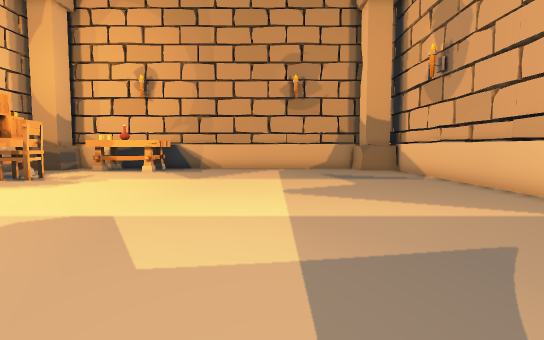
View 1 (above)

13 first-person views from a walk through a Unity game level. The camera is 1.2 m above the floor, tilts 4° down and sees 80° across. The floor is counted in squares, 1 m on a side. Each view is taken from the middle of a square. On the plan, view 1 faces up. The plan holds only what a view shows up to about 14 squares ahead; the rest is blank.

View 2
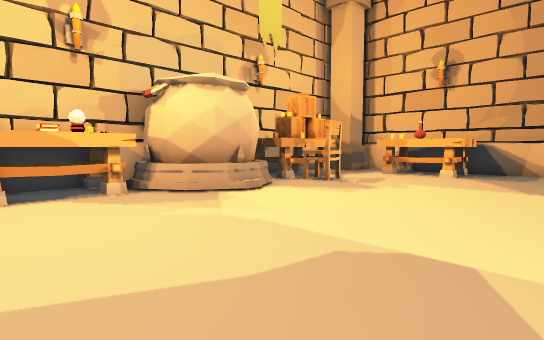

View 3
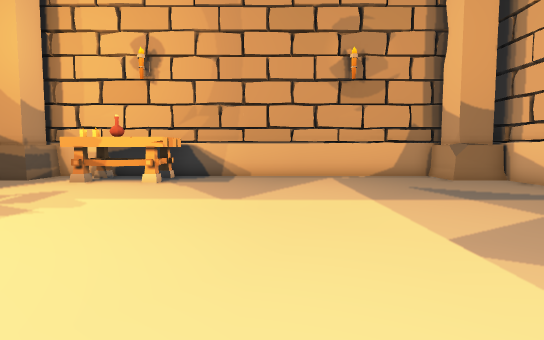

View 4
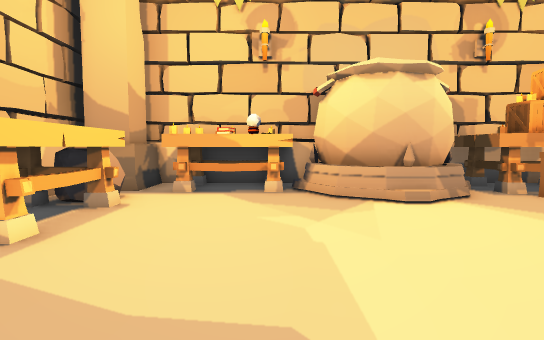

View 5
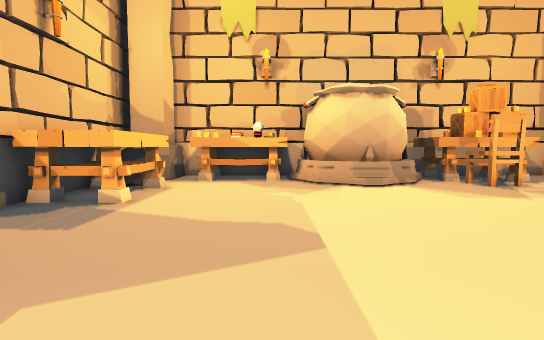

View 6
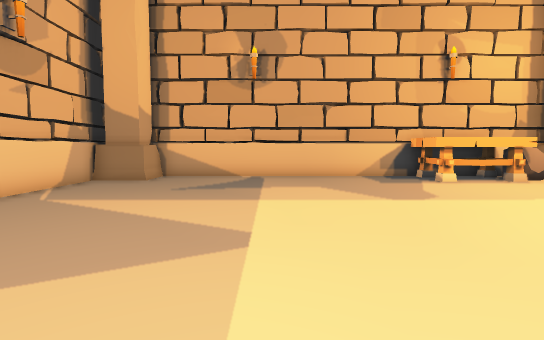

View 7
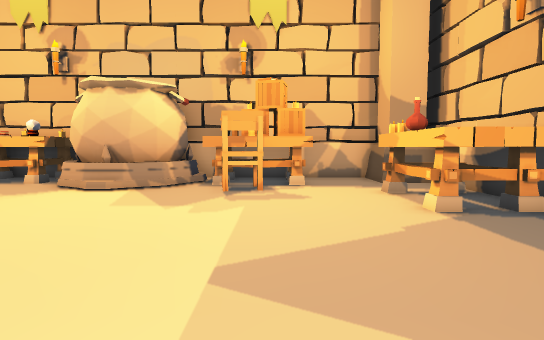

View 8
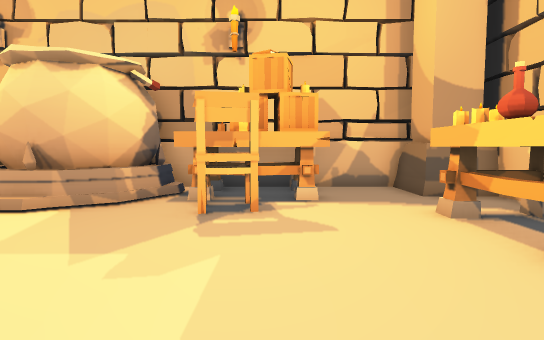

View 9
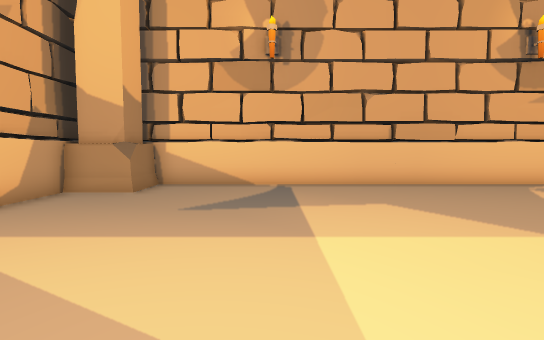

View 10
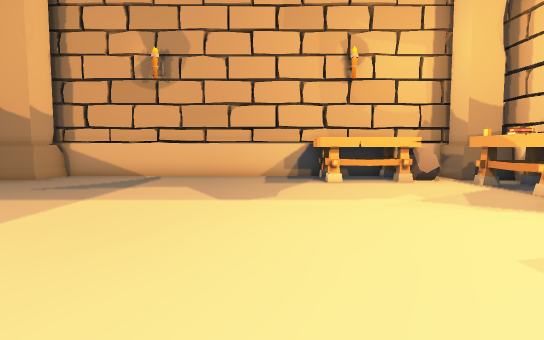

View 11
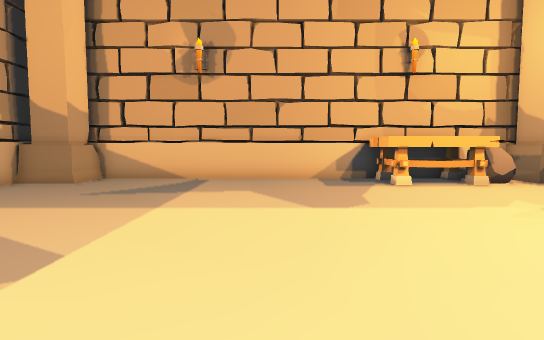

View 12
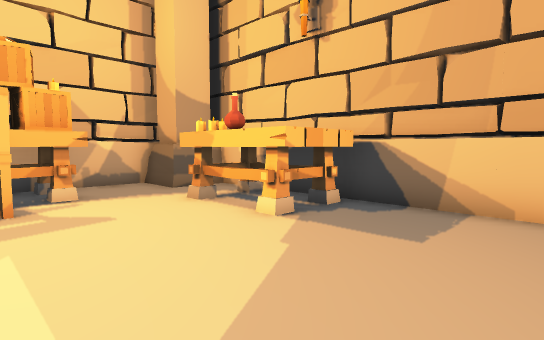

View 13
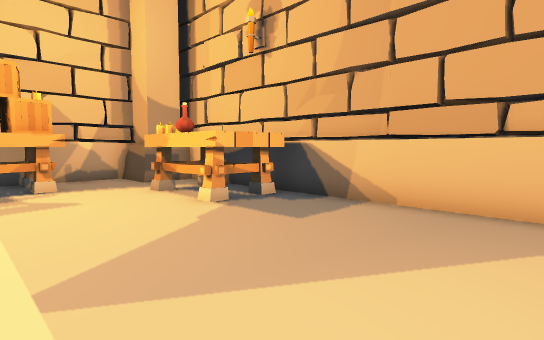

### Floor plan
Key: @ floor where view 1 was taken; # wall or solid block; . floor; O other object.
Columns run from 13 left of view 1 to 7 right of it. Each row starts with its distance up from view 1.
 19   #################
 18   #.#OOO..........##
 17 ###.OO O..........###
 16 #...#OO#............#
 15 #...................#
 14 #OO#................#
 13 #OO##...............#
 12 # O#O...............#
 11 #OO#................#
 10 #OOO................#
  9 # OO................#
  8 #  OO...............#
  7 #OOO................#
  6 #OO.................#
  5 #OO.................#
  4 #OO.................#
  3 #OO.................#
  2 ###.####............#
  1  ##OOOOO..........###
  0   # OOOO.....@....##
 -1   #################

Where each view was taken, in squares from view 1:
view 1: 0 up, 0 right, facing up
view 2: 2 up, 2 left, facing up-left
view 3: 5 up, 2 left, facing up
view 4: 5 up, 2 left, facing left
view 5: 5 up, 1 right, facing left
view 6: 13 up, 0 right, facing down
view 7: 13 up, 0 right, facing left
view 8: 13 up, 3 left, facing left
view 9: 13 up, 4 left, facing right
view 10: 13 up, 4 left, facing down
view 11: 12 up, 2 left, facing down
view 12: 12 up, 2 left, facing up-left
view 13: 12 up, 0 right, facing up-left
